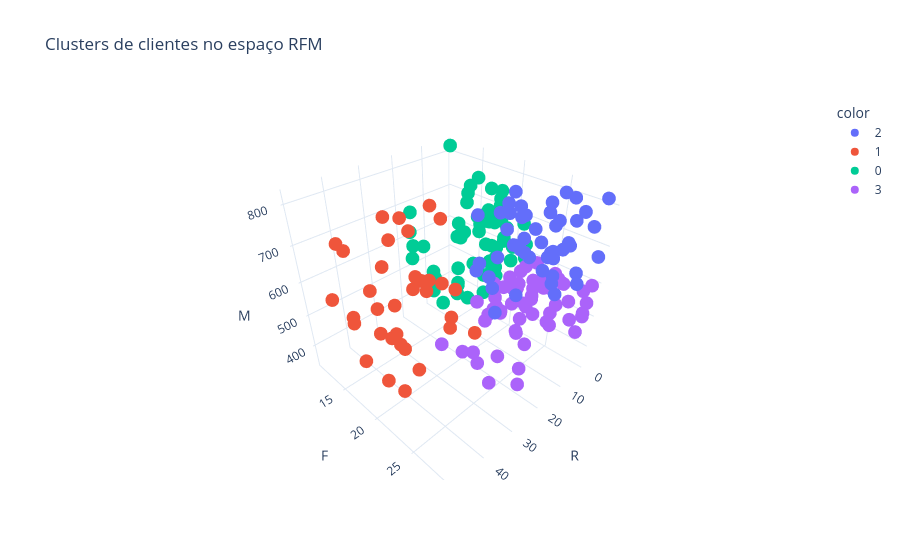

Write notebook code for a chart like this one.
### Markdown cell above
### Decisão

Comparando as três abordagens, o **KMeans com k=4** apresenta o melhor equilíbrio entre as três
métricas (maior Silhouette e Calinski-Harabasz, menor Davies-Bouldin), além de gerar clusters mais
facilmente interpretáveis pelo time de negócio do que o GMM. É o modelo escolhido para a análise
final.

> Os valores exatos de k e das métricas dependem do dataset carregado (sintético vs. real) — a
> lógica de decisão acima é a mesma, mas os números devem ser reconferidos ao rodar com os dados
> reais.

### Code cell
kmeans_model, cluster_labels = fit_kmeans(df_rfm_scaled, n_clusters=4)

fig = px.scatter_3d(
    df_rfm_clip, x="R", y="F", z="M",
    color=cluster_labels.astype(str),
    template="plotly_white",
    title="Clusters de clientes no espaço RFM",
)
fig.show()

### Figure 1 — Plotly figure (JSON) as saved in the notebook; plotly's stock layout.template omitted (floating-point values rounded to 4 significant figures)
{"data": [{"hovertemplate": "color=2<br>R=%{x}<br>F=%{y}<br>M=%{z}<extra></extra>", "legendgroup": "2", "marker": {"color": "#636efa", "symbol": "circle"}, "mode": "markers", "name": "2", "scene": "scene", "showlegend": true, "type": "scatter3d", "x": [12.0, 1.0, 13.0, 13.0, 6.0, 8.0, 13.0, 28.0, 31.0, 2.0, 14.0, 11.0, 10.0, 15.0, 1.0, 6.0, 32.0, 32.0, 29.0, 1.0, 13.0, 8.0, 2.0, 19.0, 18.0, 5.0, 15.0, 4.0, 28.0, 24.0, 3.0, 20.0, 9.0, 7.0, 20.0, 18.0, 16.0, 27.0, 8.0, 11.0, 6.0, 18.0, 11.0, 11.0, 24.0, 11.0, 8.0, 2.0], "y": [23, 26, 26, 23, 27, 23, 25, 26, 27, 29, 27, 26, 28, 23, 25, 22, 29, 29, 26, 29, 27, 27, 25, 21, 24, 28, 25, 27, 24, 23, 25, 29, 29, 26, 29, 29, 25, 25, 26, 26, 29, 25, 21, 29, 28, 29, 21, 24], "z": [683.9, 677.7, 726.4, 818.9, 816.5, 685.8, 677.5, 752.3, 647.7, 818.9, 704.4, 644.9, 727.7, 735.6, 797.0, 725.1, 818.9, 722.7, 684.5, 672.9, 711.2, 698.8, 730.2, 766.1, 794.5, 634.6, 698.0, 755.7, 697.7, 686.1, 650.9, 709.0, 636.6, 660.4, 690.6, 653.9, 792.1, 689.3, 748.5, 790.4, 767.6, 818.9, 744.9, 818.3, 818.9, 818.9, 759.3, 767.8]}, {"hovertemplate": "color=1<br>R=%{x}<br>F=%{y}<br>M=%{z}<extra></extra>", "legendgroup": "1", "marker": {"color": "#EF553B", "symbol": "circle"}, "mode": "markers", "name": "1", "scene": "scene", "showlegend": true, "type": "scatter3d", "x": [36.0, 39.0, 30.0, 46.0, 49.1, 49.1, 44.0, 27.0, 41.0, 49.1, 42.0, 30.0, 28.0, 49.1, 35.0, 37.0, 34.0, 49.0, 49.1, 31.0, 48.0, 33.0, 34.0, 49.1, 41.0, 39.0, 38.0, 43.0, 49.1, 49.1, 49.1, 49.1, 37.0, 40.0], "y": [20, 15, 17, 22, 18, 29, 21, 18, 19, 18, 21, 22, 20, 18, 21, 20, 20, 17, 23, 20, 21, 14, 16, 19, 17, 20, 24, 21, 22, 15, 24, 26, 25, 28], "z": [391.8, 580.7, 567.8, 818.9, 584.9, 745.7, 572.8, 592.0, 818.9, 765.5, 516.9, 554.7, 779.2, 601.2, 640.2, 783.5, 649.6, 770.1, 625.2, 818.9, 598.0, 609.9, 524.7, 491.7, 566.2, 818.9, 713.3, 389.0, 488.9, 606.5, 625.8, 805.3, 707.4, 664.7]}, {"hovertemplate": "color=0<br>R=%{x}<br>F=%{y}<br>M=%{z}<extra></extra>", "legendgroup": "0", "marker": {"color": "#00cc96", "symbol": "circle"}, "mode": "markers", "name": "0", "scene": "scene", "showlegend": true, "type": "scatter3d", "x": [3.0, 3.0, 17.0, 7.0, 12.0, 14.0, 15.0, 27.0, 2.0, 3.0, 23.0, 14.0, 9.0, 16.0, 5.0, 1.0, 25.0, 19.0, 14.0, 1.0, 2.0, 5.0, 3.0, 15.0, 23.0, 23.0, 20.0, 4.0, 5.0, 3.0, 3.0, 7.0, 1.0, 16.0, 5.0, 4.0, 14.0, 12.0, 1.0, 2.0, 1.0, 7.0, 3.0, 9.0, 1.0, 1.0, 13.0, 7.0, 26.0, 14.0, 14.0, 2.0, 5.0, 23.0, 14.0, 14.0, 9.0, 3.0, 4.0], "y": [16, 17, 18, 20, 14, 18, 22, 16, 19, 18, 17, 21, 16, 21, 18, 18, 18, 12, 17, 21, 18, 18, 18, 22, 14, 14, 19, 19, 21, 22, 17, 16, 19, 18, 15, 17, 20, 19, 15, 19, 18, 19, 18, 22, 11, 18, 19, 16, 17, 17, 17, 17, 19, 17, 17, 19, 19, 22, 22], "z": [616.6, 423.5, 503.3, 700.4, 390.4, 754.6, 625.2, 666.5, 623.3, 525.1, 587.8, 625.2, 636.5, 594.4, 677.1, 486.4, 591.9, 633.7, 689.8, 680.3, 547.3, 763.4, 506.0, 651.8, 723.2, 591.9, 695.9, 762.3, 628.9, 638.7, 586.5, 761.3, 649.1, 667.4, 726.9, 680.1, 734.9, 700.3, 758.2, 613.8, 705.1, 619.3, 662.6, 617.2, 818.9, 723.5, 723.1, 410.5, 671.9, 502.6, 510.7, 652.0, 605.0, 529.2, 557.2, 595.4, 727.1, 599.2, 635.3]}, {"hovertemplate": "color=3<br>R=%{x}<br>F=%{y}<br>M=%{z}<extra></extra>", "legendgroup": "3", "marker": {"color": "#ab63fa", "symbol": "circle"}, "mode": "markers", "name": "3", "scene": "scene", "showlegend": true, "type": "scatter3d", "x": [22.0, 3.0, 1.0, 20.0, 11.0, 4.0, 5.0, 6.0, 14.0, 21.0, 5.0, 3.0, 2.0, 14.0, 16.0, 29.0, 3.0, 1.0, 2.0, 1.0, 12.0, 20.0, 10.0, 1.0, 26.0, 28.0, 5.0, 4.0, 15.0, 4.0, 5.0, 5.0, 17.0, 23.0, 15.0, 4.0, 28.0, 5.0, 2.0, 6.0, 28.0, 3.0, 3.0, 1.0, 10.0, 1.0, 23.0, 15.0, 1.0, 15.0, 17.0, 8.0, 5.0, 18.0, 27.0, 10.0, 3.0, 12.0, 8.0], "y": [27, 26, 22, 27, 22, 26, 29, 24, 26, 23, 21, 29, 21, 28, 25, 27, 29, 29, 25, 26, 25, 22, 25, 24, 22, 26, 22, 24, 25, 28, 25, 29, 27, 28, 22, 19, 29, 26, 29, 23, 24, 21, 25, 23, 25, 27, 18, 20, 25, 23, 23, 23, 27, 23, 28, 20, 21, 28, 21], "z": [581.0, 584.2, 442.1, 414.4, 546.5, 442.5, 473.1, 568.6, 610.1, 508.8, 536.1, 511.0, 492.3, 567.4, 619.7, 515.0, 520.9, 593.4, 539.0, 563.2, 532.5, 341.6, 545.0, 536.6, 422.2, 404.9, 513.4, 553.6, 465.7, 491.2, 554.1, 597.1, 566.4, 529.3, 577.1, 436.7, 459.4, 608.9, 547.1, 598.0, 468.1, 437.5, 557.8, 586.9, 555.0, 518.3, 360.8, 493.1, 421.3, 506.3, 532.4, 593.4, 591.7, 528.5, 591.9, 422.5, 488.7, 580.3, 432.1]}], "layout": {"legend": {"title": {"text": "color"}, "tracegroupgap": 0}, "scene": {"domain": {"x": [0, 1], "y": [0, 1]}, "xaxis": {"title": {"text": "R"}}, "yaxis": {"title": {"text": "F"}}, "zaxis": {"title": {"text": "M"}}}, "title": {"text": "Clusters de clientes no espaço RFM"}}}
